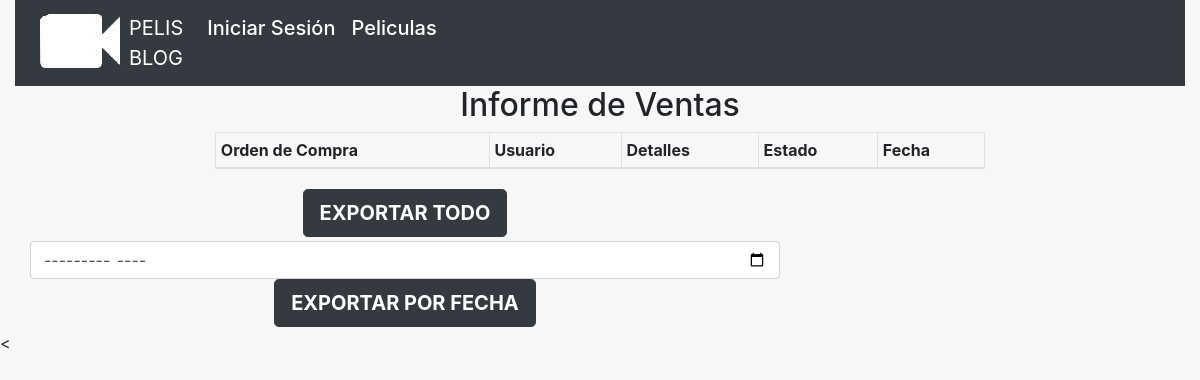
Before: /reportes/ with the older database file.
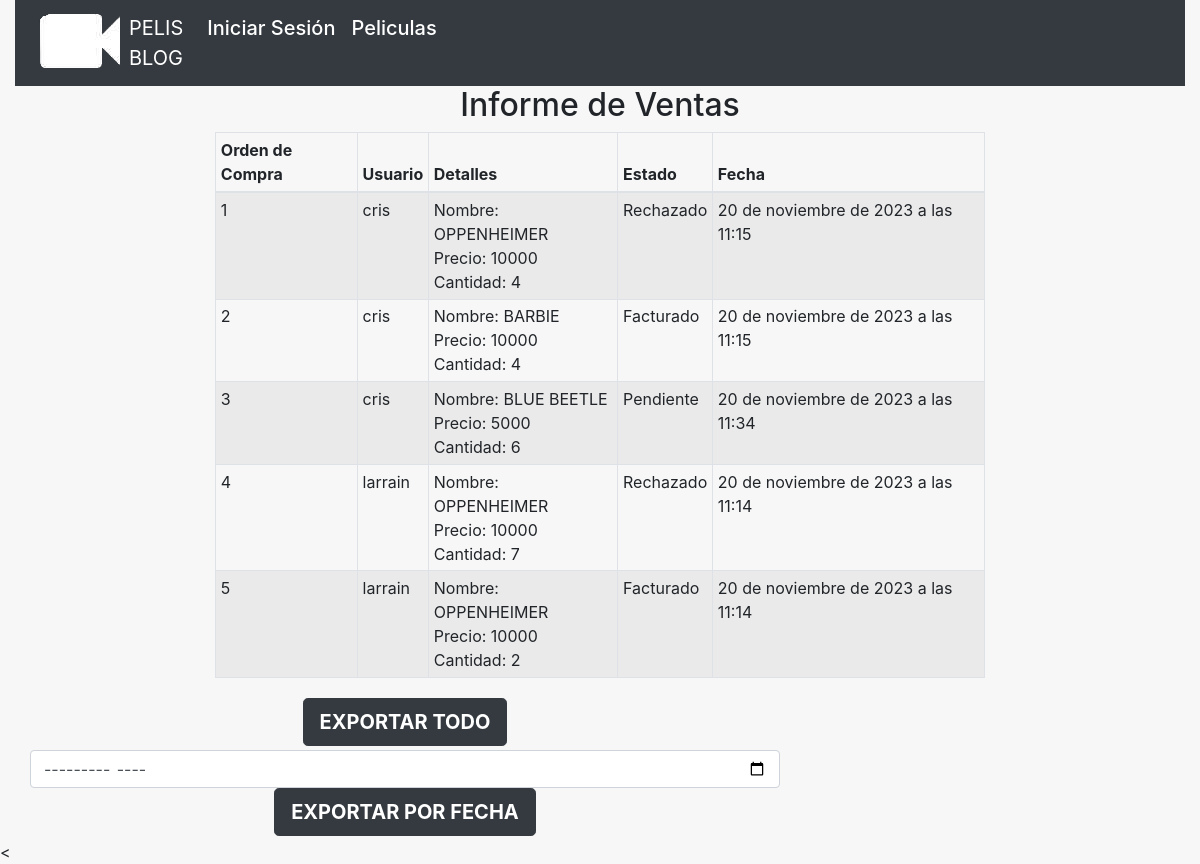
After: the same page with the newer database file.
### Peliculas/models.py (models this page shows)
class Factura(models.Model):
    codigo_factura = models.AutoField(primary_key=True)
    usuario = models.ForeignKey(PerfilUsuario, on_delete=models.CASCADE)
    nombre_producto = models.CharField(max_length=90, null=True)
    monto_producto = models.IntegerField(default=1, blank=True, null=True)
    precio_producto = models.IntegerField()
    fecha_factura = models.DateTimeField(auto_now=True)
    estado_factura = models.CharField(max_length=40 ,default="Pendiente", null=True, blank=True)

class PerfilUsuario(models.Model):
    user = models.OneToOneField(User, on_delete=models.CASCADE)
    rut = models.CharField(max_length=40, default="Sin Rut", null=True, blank=True)
    direccion = models.CharField(max_length=100, null=False, blank=False, verbose_name='direccion')
    comuna = models.CharField(max_length=100, null=False, blank=False, verbose_name='comuna')
    telefono = models.IntegerField()
    region = models.CharField(max_length=100, null=False, blank=False, verbose_name='region')
    def __str__(self) -> str:
        return f"{self.user.username}"

### PelisBlog/views.py (the view)
# urls.py: path('reportes/', views.reportes, name="reportes"),
def reportes(request):
    data = {
        'facturas': Factura.objects.all()
    }
    return render(request, 'reporte.html', data)

### templates/reporte.html (shortened to what this page needs)
{% extends "base.html" %}
{% load static %}
{% block css %}<link rel="stylesheet" href="{% static 'css/ficha_peli.css' %}">{% endblock css %}
{% block content %}
    <div class="container-fluid">
        <div class="row justify-content-around">
            <div class="col-lg-6 col-md-8 col-sm-10 text-center">
                <h2>Informe de Ventas</h2>
            </div>
            <div class="col-lg-8 col-md-10 col-sm-12">
                <table class="table table-striped table-bordered table-sm table-responsive-sm">
                    <thead>
                        <tr>
                            <th scope="col">Orden de Compra</th>
                            <th scope="col">Usuario</th>
                            <th scope="col">Detalles</th>
                            <th scope="col">Estado</th>
                            <th scope="col">Fecha</th>
                        </tr>
                    </thead>
                    <tbody>
                        {% for factura in facturas %}
                        <tr>
                            <td>{{ factura.codigo_factura }}</td>
                            <td>{{ factura.usuario }}</td>
                            <td>
                                <div>
                                    <span class="negrita">Nombre: </span> {{ factura.nombre_producto }}
                                </div>
                                <div>
                                    <span class="negrita">Precio: </span>{{ factura.precio_producto }}
                                </div>
                                <div>
                                    <span class="negrita">Cantidad: </span>{{ factura.monto_producto }}
                                </div>
                            </td>
                            <td>{{ factura.estado_factura }}</td>
                            <td>{{ factura.fecha_factura }}</td>
                        {% endfor %}
                    </tbody>
                </table>
            </div>
        </div>
        <div class="col-sm-12 col-md-10 col-lg-8">
            <form enctype="multipart/form-data" action="{% url 'exportar_reporte_completo' %}" method="POST">
                <div class="row justify-content-around my-1">
                    <div class="col-sm-12 text-center">
                        <button type="submit" class="btn btn-dark btn-lg font-weight-bold">
                            EXPORTAR TODO
                        </button>
                    </div>
                </div>
            </form>
        </div>
        <div class="col-sm-12 col-md-10 col-lg-8">
            <form enctype="multipart/form-data" action="{% url 'exportar_reporte_fecha' %}" method="POST">
                <div class="row justify-content-around my-1">
                    <div class="col-sm-12 text-center">
                        <input class="form-control" type="month" name="filtro" id="filtro" required>
                    </div>
                    <div class="col-sm-12 text-center">
                        <button type="submit" class="btn btn-dark btn-lg font-weight-bold">
                            EXPORTAR POR FECHA
                        </button>
                    </div>
                </div>
            </form>
        </div>
    </div>
<
{% endblock %}

Changed rows visible on the page:
added Factura: codigo_factura "1", usuario "cris", nombre_producto "OPPENHEIMER", precio_producto "10000", monto_producto "4", estado_factura "Rechazado", fecha_factura "20 de noviembre de 2023 a las 11:15"
added Factura: codigo_factura "2", usuario "cris", nombre_producto "BARBIE", precio_producto "10000", monto_producto "4", estado_factura "Facturado", fecha_factura "20 de noviembre de 2023 a las 11:15"
added Factura: codigo_factura "3", usuario "cris", nombre_producto "BLUE BEETLE", precio_producto "5000", monto_producto "6", estado_factura "Pendiente", fecha_factura "20 de noviembre de 2023 a las 11:34"
added Factura: codigo_factura "4", usuario "larrain", nombre_producto "OPPENHEIMER", precio_producto "10000", monto_producto "7", estado_factura "Rechazado", fecha_factura "20 de noviembre de 2023 a las 11:14"
added Factura: codigo_factura "5", usuario "larrain", nombre_producto "OPPENHEIMER", precio_producto "10000", monto_producto "2", estado_factura "Facturado", fecha_factura "20 de noviembre de 2023 a las 11:14"
